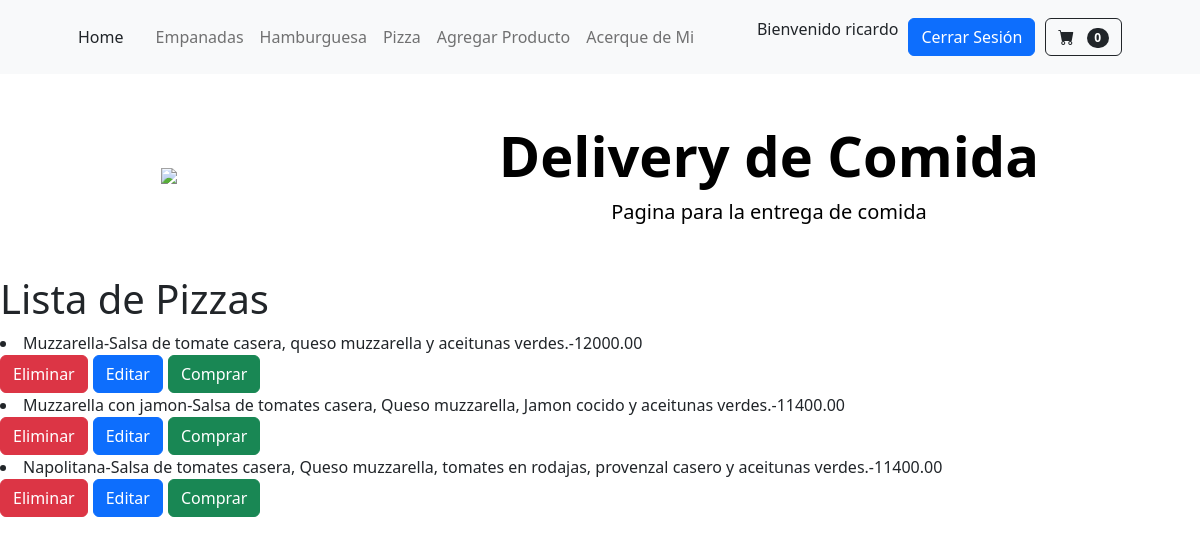
Page /app_coder/lista_pizza/ (signed in) on the committed database.
### app_coder/models.py (models this page shows)
class Pizza(models.Model):
    nombre = models.CharField(max_length=100)
    ingredientes = models.TextField()
    precio=models.DecimalField(max_digits=10, decimal_places=2)
    def __str__(self):
        return f'{self.nombre}-{self.ingredientes}-{self.precio}'

### app_coder/views.py (the view)
# urls.py: path('lista_pizza/',lista_pizzas, name='ListaPizza'),
def lista_pizzas(req):
    pizzas = Pizza.objects.all()
    return render(req, "lista_pizza.html", {"pizzas": pizzas})

### app_coder/templates/lista_pizza.html
{% extends 'padre.html' %}
{% block contenidoQueCambia %}
    <h1>Lista de Pizzas</h1>
    {% for pizza in pizzas %}
    <li>
        {{pizza}}
    </li>
    <div style="display: flex;column-gap: 5px;">
        <form action="{% url 'EliminarPizza' pizza.id %}" method="post">{% csrf_token %}
            <button type="submit" class="btn btn-danger">Eliminar</button>
        </form>
        <buttton>
            <a type="submit" class="btn btn-primary" href="{% url 'ModificarPizza' pizza.id %}">Editar</a>
        </buttton>
        <buttton>
            <a  type="submit" class="btn btn-success" href="{}"">Comprar</a>
        </buttton>
    </div>
    {% endfor %}
{% endblock contenidoQueCambia %}

### app_coder/templates/navbar.html (shortened to what this page needs)
<nav class="navbar navbar-expand-lg navbar-light bg-light">
    <div class="container px-4 px-lg-5">
        <div class="collapse navbar-collapse" id="navbarSupportedContent">
            <div class="home-button">
                <a class="nav-link active" aria-current="page" href="{% url 'Inicio' %}">Home</a></>
            </div>
            <ul class="navbar-nav me-auto mb-2 mb-lg-0 ms-lg-4">
                <li class="nav-item"><a class="nav-link" href="{% url 'ListaEmpanada' %}">Empanadas</a></li>
                <li class="nav-item"><a class="nav-link" href="{% url 'ListaHamburguesa' %}">Hamburguesa</a></li>
                <li class="nav-item"><a class="nav-link" href="{% url 'ListaPizza' %}">Pizza</a></li>
                <li class="nav-item"><a class="nav-link" href="{% url 'ListaPizza' %}">Agregar Producto</a></li>
                <li class="nav-item"><a class="nav-link" href="{% url 'AcercadeMi' %}">Acerque de Mi</a></li>
            </ul>
            {% if user.is_authenticated %}
                    <p>Bienvenido {{user.username}}</p>
                    <form method="post" action="{% url 'Logout' %}">
                        <button style= "margin: 10px;" class="btn btn-primary" type="submit">Cerrar Sesión</button>
                </form>
            {% else %}
                <a style= "margin: 10px;" class="btn btn-primary" href="{% url 'Login' %}" role="button">Inicio de Sesión</a>
                {% endif %}
                <button class="btn btn-outline-dark" type="submit">
                    <i class="bi-cart-fill me-1"></i>
                    <span class="badge bg-dark text-white ms-1 rounded-pill">0</span>
                </button>
        </div>
    </div>
</nav>

### rows in the picture
Pizza: nombre+ingredientes+precio "Muzzarella-Salsa de tomate casera, queso muzzarella y aceitunas verdes.-12000.00"
Pizza: nombre+ingredientes+precio "Muzzarella con jamon-Salsa de tomates casera, Queso muzzarella, Jamon cocido y aceitunas verdes.-11400.00"
Pizza: nombre+ingredientes+precio "Napolitana-Salsa de tomates casera, Queso muzzarella, tomates en rodajas, provenzal casero y aceitunas verdes.-11400.00"

### other values in the picture
{{ user.username }} "ricardo"
